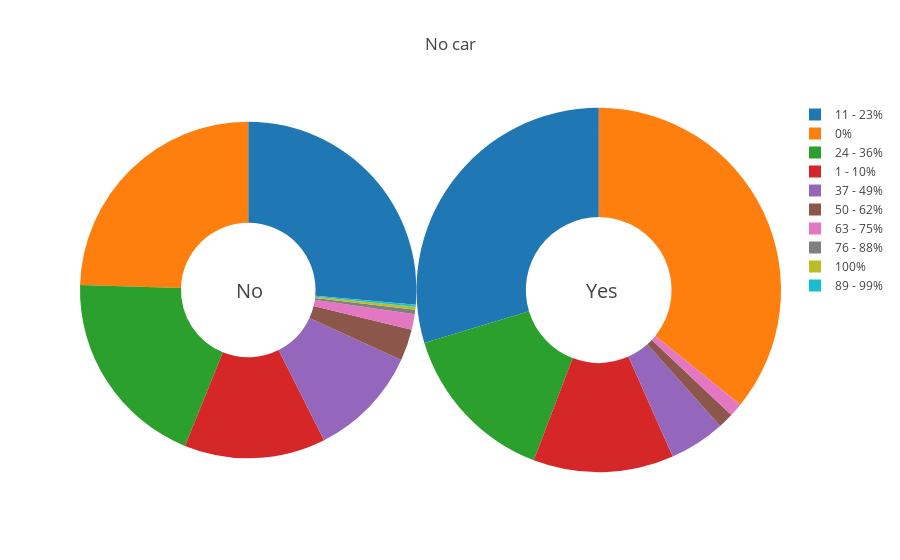

The notebook cell this image was saved under:
### Markdown cell above
On the other hand, here we notice that the individuals of the interested class are more likely to own their homes, while the other class is more likely to rent it with a certain percentage.

### Code cell
fig = {
  "data": [
    {
      "values": no.groupby('No car').size(),
      "labels": ['0%','1 - 10%','100%','11 - 23%','24 - 36%','37 - 49%','50 - 62%','63 - 75%','76 - 88%','89 - 99%'],
      "domain": {"x": [0, .48]},
      "name": "No",
      "hoverinfo":"label+percent+name",
      "hole": .4,
      "type": "pie",
      "textinfo":'none'
    },     
    {
      "values": yes.groupby('No car').size(),
      "labels": ['0%','1 - 10%','11 - 23%','24 - 36%','37 - 49%','50 - 62%','63 - 75%'],
      "domain": {"x": [.48, 1]},
      "name": "Yes",
      "hoverinfo":"label+percent+name",
      "hole": .4,
      "type": "pie",
      "textinfo":'none'
    }],
  "layout": {
        "title":"No car",
      "annotations": [
            {
                "font": {
                    "size": 20
                },
                "showarrow": False,
                "text": "No",
                "x": 0.22,
                "y": 0.5
            },
            {
                "font": {
                    "size": 20
                },
                "showarrow": False,
                "text": "Yes",
                "x": 0.77,
                "y": 0.5,
                
            }
        ]
    }
}
iplot(fig)

### Figure 1 — Plotly figure (JSON) as saved in the notebook; plotly's stock layout.template omitted (floating-point values rounded to 4 significant figures)
{"data": [{"domain": {"x": [0, 0.48]}, "hole": 0.4, "hoverinfo": "label+percent+name", "labels": ["0%", "1 - 10%", "100%", "11 - 23%", "24 - 36%", "37 - 49%", "50 - 62%", "63 - 75%", "76 - 88%", "89 - 99%"], "name": "No", "textinfo": "none", "type": "pie", "values": [2265, 1254, 27, 2437, 1786, 991, 280, 138, 40, 18]}, {"domain": {"x": [0.48, 1]}, "hole": 0.4, "hoverinfo": "label+percent+name", "labels": ["0%", "1 - 10%", "11 - 23%", "24 - 36%", "37 - 49%", "50 - 62%", "63 - 75%"], "name": "Yes", "textinfo": "none", "type": "pie", "values": [210, 73, 174, 85, 29, 8, 7]}], "layout": {"annotations": [{"font": {"size": 20}, "showarrow": false, "text": "No", "x": 0.22, "y": 0.5}, {"font": {"size": 20}, "showarrow": false, "text": "Yes", "x": 0.77, "y": 0.5}], "title": "No car"}}
